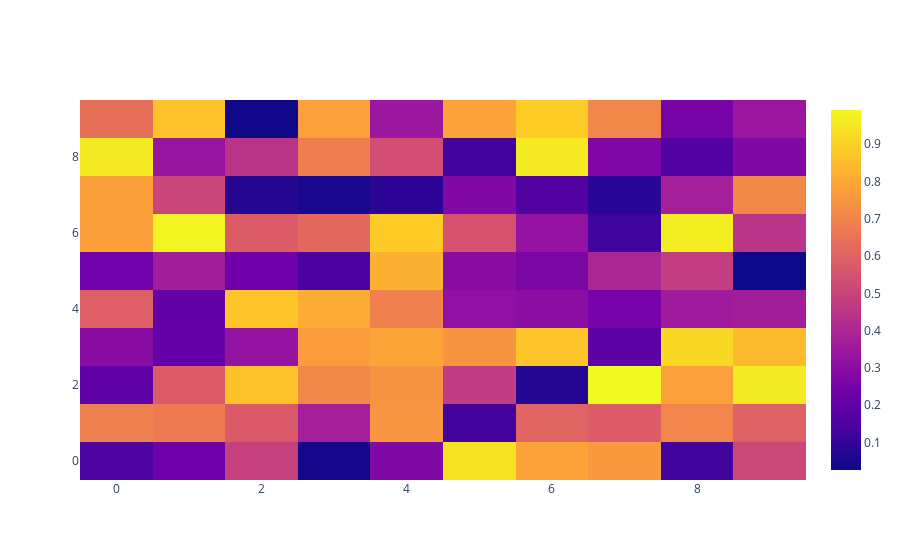

Notebook source saved alongside this figure:
### Code cell
data = np.random.rand(10,10)
heatmap = go.Heatmap(z=data)
fig = go.Figure(data=[heatmap])
fig.show()
